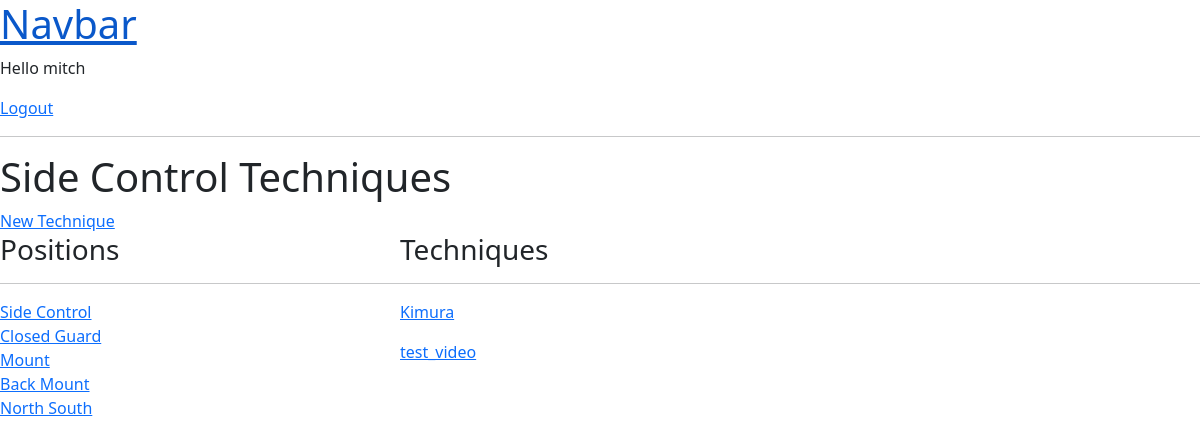
The page /position/Side Control/ (signed in) on the database its author committed.
### bjjtracker/models.py (models this page shows, shortened)
class Position(models.Model):
    name = models.CharField(primary_key=True, max_length=100)
    concepts = models.TextField(null=True, blank=True)
    def __str__(self):
        return self.name

class Technique(models.Model):
    TOP_BOTTOM = (
        ('top', 'top'),
        ('bottom', 'bottom'),
    )
    name = models.CharField(max_length=100)
    position = models.ForeignKey(Position, on_delete=models.CASCADE)
    topBottom = models.CharField(max_length=10, choices=TOP_BOTTOM, blank=True)
    tags = models.ManyToManyField('Tag', blank=True)
    date = models.DateTimeField(auto_now=True)
    steps = models.TextField(null=True, blank=True)
    details = models.TextField(null=True, blank=True)
    comments = models.TextField(null=True, blank=True)
    video = models.FileField(null=True, blank=True)
    id = models.UUIDField(default=uuid.uuid4, unique=True, primary_key=True, editable=False)

### bjjtracker/views.py (the view)
# urls.py: path('position/<str:name>/', views.positionView, name='position'),
@login_required(login_url='login')
def positionView(request, name):
    positions = Position.objects.all()
    position = Position.objects.get(name=name)
    techniques = Technique.objects.filter(position__name=position.name)
    context = {'positions':positions, 'position': position, 'techniques': techniques}
    return render(request, 'bjjtracker/position.html', context)

### bjjtracker/templates/bjjtracker/position.html (shortened to what this page needs)
{% extends 'main.html' %}
{% block content %}
<h1>{{ position }} Techniques</h1>
<a href="{% url 'create-technqiue' %}">New Technique</a>
<div class="home-containers">
    <div>
        <h3>Positions</h3>
        <hr>
        {% for position in positions %}
        <div>
            <a href="{% url 'position'  position.name %}">{{ position }}</a>
        </div>
        {% endfor %}
    </div>
    <div>
        <h3>Techniques</h3>
        <hr>
        {% for technique in techniques %}
            <p><a href="{% url 'technique' technique.id %}">{{ technique.name }}</a></p>
        {% endfor %}
    </div>
</div>
{% endblock %}

### templates/navbar.html
<nav>
<h1><a href="/">Navbar</a></h1>
{% if request.user.is_authenticated %}
    <p>Hello {{request.user}}</p>
{% endif %}
{% if request.user.is_authenticated %}
    <a href="{% url 'logout' %}">Logout</a>
{% endif %}
<hr>
</nav>

### bjjtracker/templates/bjjtracker/position.html (style rules this page uses)
.home-containers { display: grid; grid-template-columns: 1fr 2fr; }

### rows shown on the page
Position: name "Side Control"
Position: name "Closed Guard"
Position: name "Mount"
Position: name "Back Mount"
Position: name "North South"
Technique: name "Kimura"
Technique: name "test_video"

### other values the page prints
{{ request.user }} "mitch"
